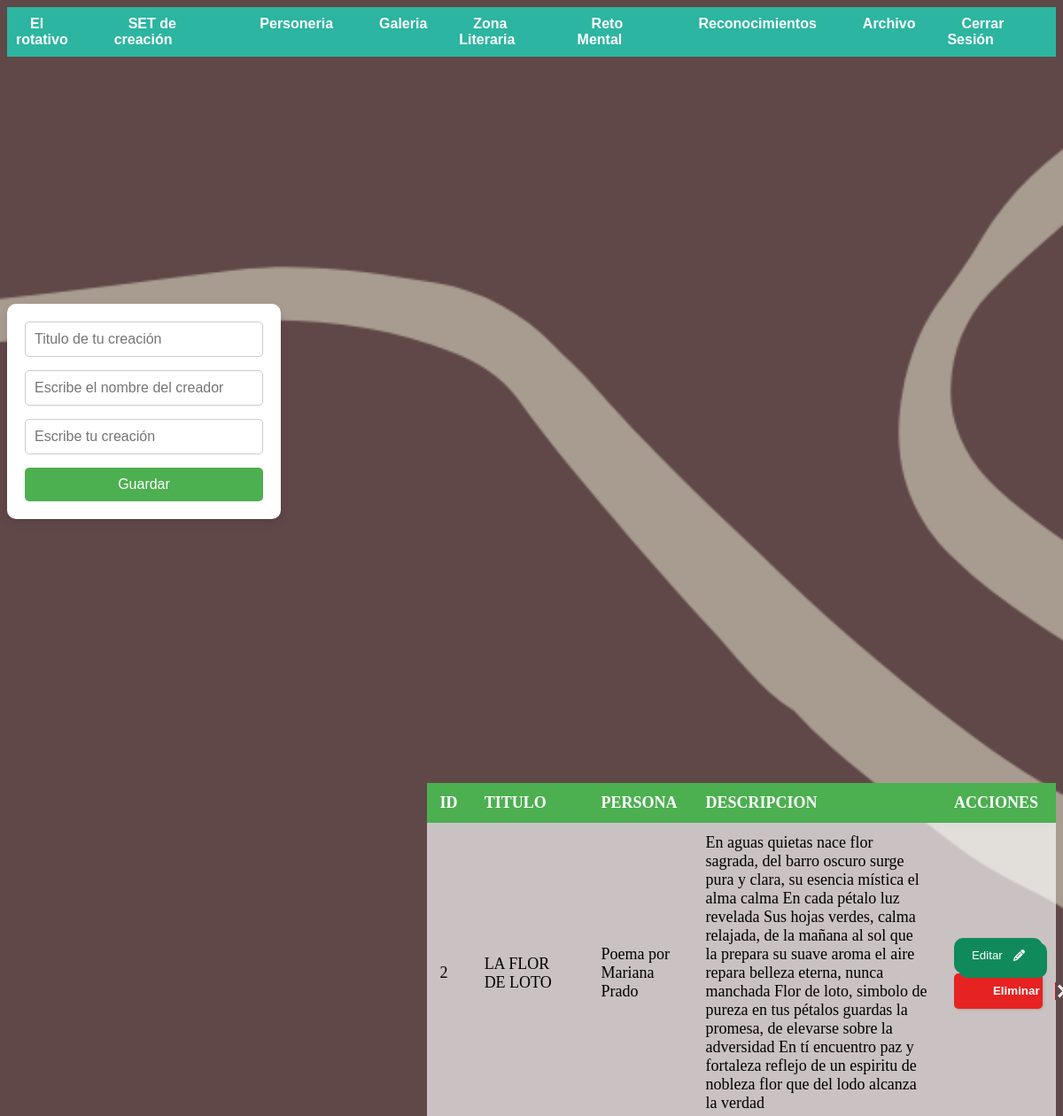
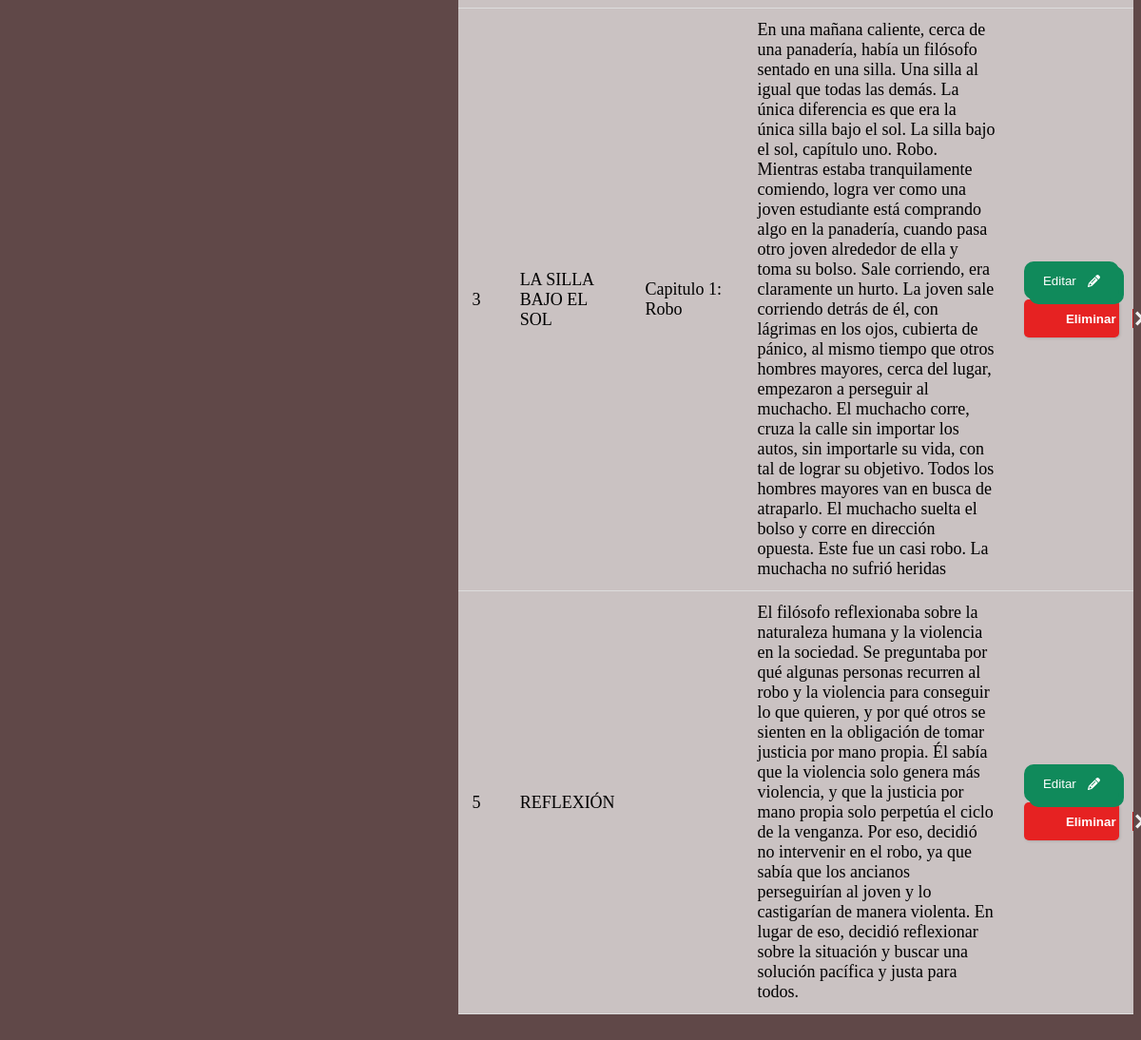
Page /administrador/zona_literaria.php (signed in) on the committed database (2 pictures, top to bottom).
### tables this page shows
CREATE TABLE `literaria` (
  `id` int(11) NOT NULL,
  `titulo` varchar(200) NOT NULL,
  `autor` varchar(100) NOT NULL,
  `descripcion` varchar(900) NOT NULL
);

### administrador/zona_literaria.php (the view, shortened to what this page needs)
<?php include("includes/header.php"); ?>
    <div class="contenedor">
        <div class="formulario">
            <div class="tarjeta">
                <form action="zona_literaria/guardar.php" method="POST">
                    <div class="grupo">
                        <input type="text" name="titulo" placeholder="Titulo de tu creación" autofocus>
                    </div>
                    <div class="grupo">
                        <input type="text" name="autor" rows="3" placeholder="Escribe el nombre del creador">
                    </div>
                    <div class="grupo">
                        <input type="text" name="descripcion" rows="3" placeholder="Escribe tu creación">
                    </div>
                    <input type="submit" name="guardar" value="Guardar">
                </form>
            </div>
        </div>
    </div>
     <div class="muestras">
        <table>
            <thead>
                <tr>
                    <th>id</th>
                    <th>titulo</th>
                    <th>persona</th>
                    <th>descripcion</th>
                    <th>acciones</th>
                 </tr>
            </thead>
            <tbody>
            <?php
                    $query = "SELECT * FROM literaria";
                    $result_ = mysqli_query($conexion, $query);
                    while($row = mysqli_fetch_array($result_)){?>
                        <tr>
                            <td><?php echo $row['id']?></td>
                            <td><?php echo $row['titulo']?></td>
                            <td><?php echo $row['autor'] ?></td>
                            <td><?php echo $row['descripcion']?></td>
                            <td>
                            <button class="Btn"  onclick="window.location.href='zona_literaria/editar.php?id=<?php echo $row['id']?>';">Editar
                            </button>
                            <button class="noselect" onclick="window.location.href='zona_literaria/eliminar.php?id=<?php echo $row['id']?>';">
                                <span class="text">Eliminar</span><span class="icon">
                                    <svg xmlns="http://www.w3.org/2000/svg" width="24" height="24" viewBox="0 0 24 24">
                                        <path d="M24 20.188l-8.315-8.209 8.2-8.282-3.697-3.697-8.212 8.318-8.31-8.203-3.666 3.666 8.321 8.24-8.206 8.313 3.666 3.666 8.237-8.318 8.285 8.203z">
                                        </path>
                                    </svg>
                                </span>
                        </button>
                            </td>
                        </tr>
                    <?php }?>
            </tbody>
         </table>
        </div>
        <?php include("includes/footer.php");?>

### administrador/algo.css (style rules this page uses)
body { background-image: url(../img/Fondo_Oscuro.png); background-repeat: no-repeat; background-size: cover; background-attachment: fixed; }
.contenedor { display: flex; justify-content: left; align-items: center; height: 100vh; background-color: transparent; margin: 0%; padding: 0; }
.tarjeta { background-color: white; padding: 20px; border-radius: 10px; box-shadow: 0px 4px 10px rgba(0, 0, 0, 0.1); max-width: 400px; width: 100%; }
.grupo { margin-bottom: 15px; }
.grupo input[type="text"] { width: 100%; padding: 10px; border: 1px solid #ccc; border-radius: 5px; font-size: 16px; box-sizing: border-box; }
input[type="submit"] { width: 100%; padding: 10px 15px; background-color: #4CAF50; color: white; border: none; border-radius: 5px; font-size: 16px; cursor: pointer; transition: background-color 0.3s ease; }
.muestras { display:flex; justify-content: right; align-items: center; background-color: transparent; }
table { width: 60%; border-collapse: collapse; margin: 20px 0; font-size: 18px; text-align: left; }
thead tr { background-color: #4CAF50; color: white; }
thead th { padding: 12px 15px; text-transform: uppercase; }
tbody { background-color: #ffffffab; }
tbody td { padding: 12px 15px; border-bottom: 1px solid #ddd; }
.Btn { position: relative; display: flex; align-items: center; justify-content: flex-start; width: 100px; height: 40px; border: none; padding: 0px 20px; background-color: rgb(16, 138, 91); color: white; font-weight: 500; cursor: pointer; border-radius: 10px; box-shadow: 5px 5px 0px rgb(16, 138, 91); transition-duration: .3s; }
.svg { width: 13px; position: absolute; right: 0; margin-right: 20px; fill: white; transition-duration: .3s; }
.noselect { width: 100px; height: 40px; cursor: pointer; display: flex; align-items: center; background: red; border: none; border-radius: 5px; box-shadow: 1px 1px 3px rgba(0,0,0,0.15); background: #e62222; }
.noselect, button span { transition: 200ms; }
.noselect .text { transform: translateX(20px); color: white; font-weight: bold; }
.noselect .icon { position: absolute; border-left: 1px solid #c41b1b; transform: translateX(90px); height: 20px; width: 20px; display: flex; align-items: center; justify-content: center; }
.noselect svg { width: 15px; fill: #eee; }
button { --primary-color: #704646ea; --secondary-color: #fff; --hover-color: #111; --arrow-width: 10px; --arrow-stroke: 2px; box-sizing: border-box; border: 0; border-radius: 20px; color: var(--secondary-color); padding: 1em 1.8em; background: var(--primary-color); display: flex; transition: 0.2s background; align-items: center; gap: 0.6em; font-weight: bold; }

### rows in the picture
literaria: id "2", titulo "LA FLOR DE LOTO", autor "Poema por Mariana Prado", descripcion "En aguas quietas nace flor sagrada, del barro oscuro surge pura y clara, su esencia mística el alma calma En cada pétalo luz revelada Sus hojas verdes, calma relajada, de la mañana al sol que la prepara su suave aroma el aire repara belleza eterna, nunca manchada Flor de loto, simbolo de pureza en tus pétalos guardas la promesa, de elevarse sobre la adversidad En tí encuentro paz y fortaleza reflejo de un espiritu de nobleza flor que del lodo alcanza la verdad"
literaria: id "3", titulo "LA SILLA BAJO EL SOL", autor "Capitulo 1: Robo", descripcion "En una mañana caliente, cerca de una panadería, había un filósofo sentado en una silla. Una silla al igual que todas las demás. La única diferencia es que era la única silla bajo el sol. La silla bajo el sol, capítulo uno. Robo. Mientras estaba tranquilamente comiendo, logra ver como una joven estudiante está comprando algo en la panadería, cuando pasa otro joven alrededor de ella y toma su bolso. Sale corriendo, era claramente un hurto. La joven sale corriendo detrás de él, con lágrimas en los ojos, cubierta de pánico, al mismo tiempo que otros hombres mayores, cerca del lugar, empezaron a perseguir al muchacho. El muchacho corre, cruza la calle sin importar los autos, sin importarle su…"
literaria: id "5", titulo "REFLEXIÓN", descripcion "El filósofo reflexionaba sobre la naturaleza humana y la violencia en la sociedad. Se preguntaba por qué algunas personas recurren al robo y la violencia para conseguir lo que quieren, y por qué otros se sienten en la obligación de tomar justicia por mano propia. Él sabía que la violencia solo genera más violencia, y que la justicia por mano propia solo perpetúa el ciclo de la venganza. Por eso, decidió no intervenir en el robo, ya que sabía que los ancianos perseguirían al joven y lo castigarían de manera violenta. En lugar de eso, decidió reflexionar sobre la situación y buscar una solución pacífica y justa para todos."
